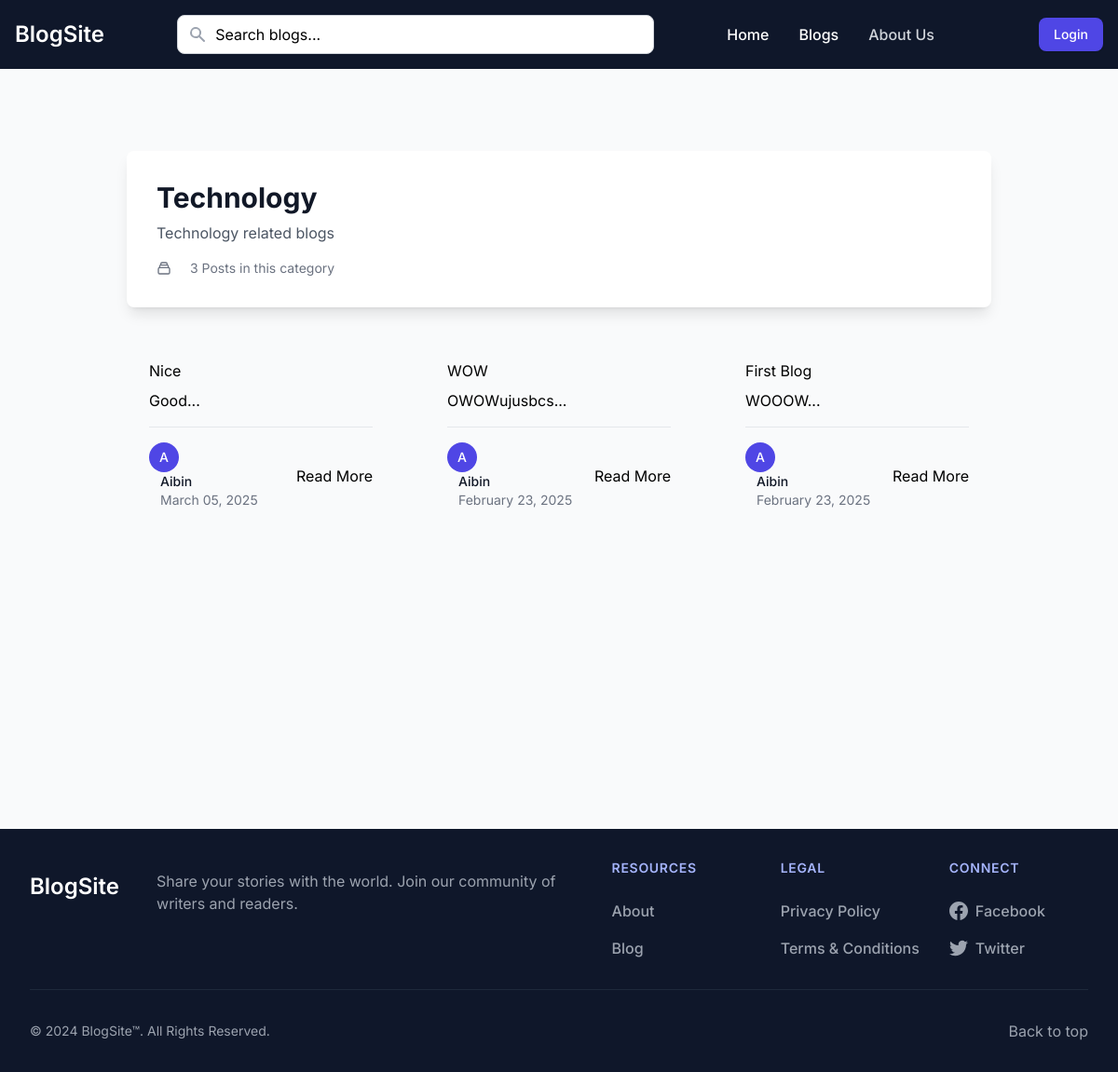
Page /category/1 on the committed database.
### app.py (models this page shows, shortened)
class Category(db.Model):
    id = db.Column(db.Integer, primary_key=True)
    name = db.Column(db.String(50), unique=True, nullable=False)
    description = db.Column(db.Text)
    created_at = db.Column(db.DateTime, default=datetime.utcnow)
    updated_at = db.Column(db.DateTime, default=datetime.utcnow, onupdate=datetime.utcnow)
    blogs = db.relationship('Blog', backref='category', lazy=True)

class Blog(db.Model):
    id = db.Column(db.Integer, primary_key=True)
    title = db.Column(db.String(200), nullable=False)
    content = db.Column(db.Text, nullable=False)
    author_id = db.Column(db.Integer, db.ForeignKey('user.id'), nullable=False)
    category_id = db.Column(db.Integer, db.ForeignKey('category.id'), nullable=False)
    status = db.Column(db.String(20), default='draft')
    moderation_status = db.Column(db.String(20), default='pending')
    moderation_comment = db.Column(db.Text)
    moderated_by = db.Column(db.Integer, db.ForeignKey('user.id'))
    moderated_at = db.Column(db.DateTime)
    created_at = db.Column(db.DateTime, default=datetime.utcnow)
    updated_at = db.Column(db.DateTime, default=datetime.utcnow, onupdate=datetime.utcnow)
    comments = db.relationship('Comment', backref='blog', lazy=True)
    likes = db.relationship('Like', backref='blog', lazy=True)
    author = db.relationship('User', foreign_keys=[author_id], backref='blogs')
    moderator = db.relationship('User', foreign_keys=[moderated_by], backref='moderated_blogs')

class User(UserMixin, db.Model):
    id = db.Column(db.Integer, primary_key=True)
    name = db.Column(db.String(100), nullable=False)
    email = db.Column(db.String(120), unique=True, nullable=False)
    password = db.Column(db.String(200), nullable=False)
    is_admin = db.Column(db.Boolean, default=False)
    created_at = db.Column(db.DateTime, nullable=False, default=datetime.utcnow)
    updated_at = db.Column(db.DateTime, default=datetime.utcnow, onupdate=datetime.utcnow)

### app.py (the view)
@app.route('/category/<int:category_id>')
def category_view(category_id):
    page = request.args.get('page', 1, type=int)
    category = Category.query.get_or_404(category_id)
    query = Blog.query.filter_by(category_id=category_id, status='published')\
        .order_by(Blog.created_at.desc())
    total_posts = query.count()
    total_pages = ceil(total_posts / app.config['POSTS_PER_PAGE'])
    blogs = query.offset((page - 1) * app.config['POSTS_PER_PAGE'])\
        .limit(app.config['POSTS_PER_PAGE']).all()
    return render_template('category.html',
                         category=category,
                         blogs=blogs,
                         current_page=page,
                         total_pages=total_pages,
                         user=current_user)

### app.py (called while the page is built)
@app.context_processor
def utility_processor():
    return {
        'POSTS_PER_PAGE': app.config['POSTS_PER_PAGE'],
        'min': min  # Make min() function available in templates
    }

### templates/category.html (shortened to what this page needs)
{% extends "base.html" %}
{% block content %}
<div class="max-w-7xl mx-auto px-4 sm:px-6 lg:px-8 my-10">
    <div class="bg-white rounded-lg shadow-lg p-8 mb-8 animate-fade-in">
        <h1 class="text-3xl font-bold text-gray-900">{{ category.name }}</h1>
        {% if category.description %}
        <p class="mt-2 text-gray-600">{{ category.description }}</p>
        {% endif %}
        <div class="mt-4 flex items-center text-sm text-gray-500 space-x-4">
            <svg class="w-4 h-4 mr-1" fill="none" stroke="currentColor" viewBox="0 0 24 24">
                <path stroke-linecap="round" stroke-linejoin="round" stroke-width="2" d="M19 11H5m14 0a2 2 0 012 2v6a2 2 0 01-2 2H5a2 2 0 01-2-2v-6a2 2 0 012-2m14 0V9a2 2 0 00-2-2M5 11V9a2 2 0 012-2m0 0V5a2 2 0 012-2h6a2 2 0 012 2v2M7 7h10"></path>
            </svg>
            <span>{{ blogs|length }} Posts in this category</span>
        </div>
    </div>
    <div class="grid grid-cols-1 md:grid-cols-2 lg:grid-cols-3 gap-8">
        {% for blog in blogs %}
        <div class="blog-card animate-fade-in" style="animation-delay: {{ loop.index0 * 0.1 }}s">
            <div class="p-6">
                <a href="{{ url_for('view_blog', blog_id=blog.id) }}" class="group block">
                    <h3 class="blog-card-title mb-2">{{ blog.title }}</h3>
                    <p class="blog-card-content mb-4">{{ blog.content[:150]|striptags }}...</p>
                </a>
                <div class="mt-4 flex items-center justify-between border-t pt-4">
                    <div class="blog-card-author">
                        <div class="flex-shrink-0">
                            <div class="h-8 w-8 rounded-full bg-indigo-600 flex items-center justify-center">
                                <span class="text-white font-medium text-sm">{{ blog.author.name[:1] }}</span>
                            </div>
                        </div>
                        <div class="ml-3">
                            <p class="text-sm font-medium text-gray-900">{{ blog.author.name }}</p>
                            <p class="text-sm text-gray-500">{{ blog.created_at.strftime('%B %d, %Y') }}</p>
                        </div>
                    </div>
                    <a href="{{ url_for('view_blog', blog_id=blog.id) }}" class="btn btn-primary">
                        Read More
                    </a>
                </div>
            </div>
        </div>
        {% endfor %}
    </div>
</div>
{% endblock %}

### templates/base.html (style rules this page uses)
body { font-family: 'Inter', sans-serif; }
.blog-card { @apply bg-white rounded-lg shadow-sm overflow-hidden hover:shadow-lg transition-all duration-300 border border-gray-100; }
.btn { @apply px-4 py-2 rounded-lg font-medium transition-all duration-200 focus:outline-none focus:ring-2 focus:ring-offset-2; }
.btn-primary { @apply bg-indigo-600 text-white hover:bg-indigo-700 focus:ring-indigo-500 shadow-sm; }
.animate-fade-in { animation: fadeIn 0.5s ease-out forwards; }
.blog-card-title { @apply text-xl font-bold text-gray-900 hover:text-indigo-600 transition-colors duration-200; }
.blog-card-content { @apply text-gray-600 text-sm line-clamp-3; }
.blog-card-author { @apply flex items-center space-x-2; }

### rows in the picture
Category: name "Technology", description "Technology related blogs"
Blog: title "Nice", content "Good", author "A", author.name "Aibin", created_at "March 05, 2025"
Blog: title "WOW", content "OWOWujusbcs", author "A", author.name "Aibin", created_at "February 23, 2025"
Blog: title "First Blog", content "WOOOW", author "A", author.name "Aibin", created_at "February 23, 2025"

### other values in the picture
{{ blogs|length }} "3"
